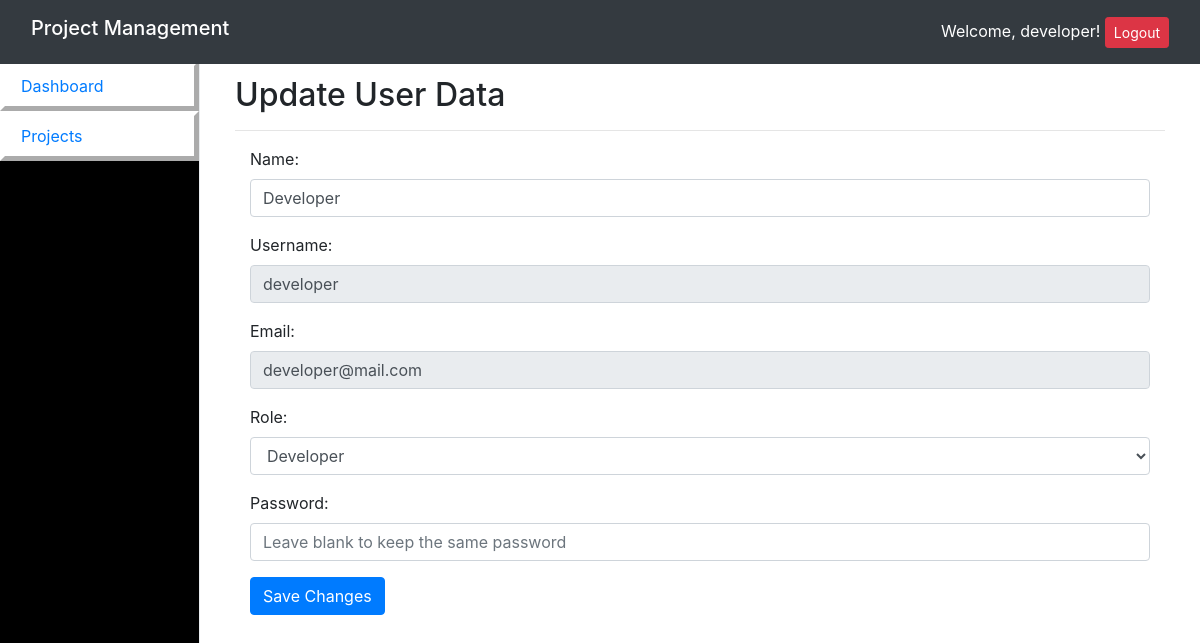
Page /edit_user/1/ on the committed database.
### projectadmin/models.py (models this page shows, shortened)
class CustomUser(AbstractUser):
    USER_ROLE_CHOICES = [
        ('Project Manager', 'Project Manager'),
        ('Team Lead', 'Team Lead'),
        ('Developer', 'Developer'),
        ('Designer', 'Designer'),
        ('Quality Assurance Specialist', 'Quality Assurance Specialist'),
    ]
    name = models.CharField(max_length=255)
    role = models.CharField(max_length=50, blank=True, choices=USER_ROLE_CHOICES)

### projectadmin/user_views.py (the view)
# urls.py: path('edit_user/<int:user_id>/', edit_user_view, name='edit_user'),
def edit_user_view(request, user_id):
    user = get_object_or_404(CustomUser, id=user_id)
    if request.method == 'POST':
        form = EditUserForm(request.POST, instance=user)
        if form.is_valid():
            form.save()
            messages.success(request, 'User updated successfully.')
            return redirect('users')
    else:
        form = EditUserForm(instance=user)
    return render(request, 'projectadmin/edit_user.html', {'form': form, 'user': user})

### projectadmin/forms.py
class EditUserForm(UserChangeForm):
    class Meta:
        model = CustomUser
        fields = ['username', 'email', 'name', 'role', 'password']

### projectadmin/templates/projectadmin/edit_user.html (shortened to what this page needs)
{% extends 'projectadmin/base.html' %}
{% block content %}
<div class="container">
        <h2>Update User Data </h2>
        <hr />
        <div class="container">
        <form method="post" class="form" action="{% url 'edit_user' user.id %}">
            <div class="form-group">
                <label for="name">Name:</label>
                <input type="text" class="form-control" id="name" name="name" value="{{ user.name }}">
            </div>
            <div class="form-group">
                <label for="username">Username:</label>
                <input type="text" class="form-control" id="username" name="username" value="{{ user.username }}" readonly>
            </div>
            <div class="form-group">
                <label for="email">Email:</label>
                <input type="email" class="form-control" id="email" name="email" value="{{ user.email }}" readonly>
            </div>
            <div class="form-group">
                <label for="role">Role:</label>
                <select class="form-control" id="role" name="role">
                    <option value="Developer"  {% if user.role == 'Developer' %}selected{% endif %}>Developer</option>
                </select>
            </div>
            <div class="form-group">
                <label for="password">Password:</label>
                <input type="password" class="form-control" id="password" name="password" placeholder="Leave blank to keep the same password">
            </div>
            <button type="submit" class="btn btn-primary">Save Changes</button>
        </form>
        </div>
    </div>
{% endblock %}

### projectadmin/templates/projectadmin/base.html (shortened to what this page needs)
<!DOCTYPE html>
<html lang="en">
<head>
    <link rel="stylesheet" href="https://stackpath.bootstrapcdn.com/bootstrap/4.5.2/css/bootstrap.min.css">
    <link rel="stylesheet" type='text/css' href="http://cdnjs.cloudflare.com/ajax/libs/font-awesome/5.15.3/css/all.min.css" />
</head>
<body>
    <header class="navbar navbar-dark fixed-top bg-dark">
        <div class="container-fluid">
            <h1 class="navbar-brand">{% block header_title %}Project Management{% endblock %}</h1>
            <div class="user-info text-white">
                {% if user.is_authenticated %}
                    Welcome, {{ user.username }}! <a href="{% url 'logout' %}" class="btn btn-danger btn-sm">Logout</a>
                {% else %}
                    <a href="{% url 'login' %}" class="text-white">Login</a>
                {% endif %}
            </div>
        </div>
    </header>
    <div class="container-fluid">
        <div class="row">
            <nav class="col-md-2 d-none d-md-block sidebar">
                <div class="sidebar-sticky">
                    <ul class="nav flex-column">
                        <li class="nav-item">
                            <a class="nav-link active" href="{% url 'home' %}">
                                Dashboard
                            </a>
                        </li>
                        <li class="nav-item">
                            <a class="nav-link" href="{% url 'projects' %}">
                                Projects
                            </a>
                        </li>
                    </ul>
                </div>
            </nav>
            <main role="main" class="col-md-9 ml-sm-auto col-lg-10 main-content">
                {% block content %}{% endblock %}
            </main>
        </div>
    </div>
</body>
</html>

### projectadmin/templates/projectadmin/base.html (style rules this page uses)
body { padding-top: 56px; }
header { background-color: #343a40; padding: 10px 0; }
header h1 { color: #fff; }
.sidebar { position: fixed; top: 56px; bottom: 0; left: 0; z-index: 1000; padding-top: 20px; padding-bottom: 20px; background-color: black; border-right: 1px solid #e9ecef; }
.main-content { margin-left: 220px; padding: 20px; }
.nav-item { border: 5px outset white; background-color: white; }
ul { margin: -15px; padding: 0px; }

### rows in the picture
CustomUser: username "developer", name "Developer", email "developer@mail.com", role "Developer"
